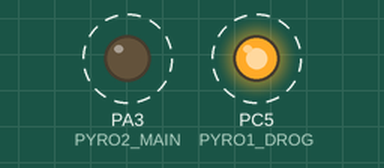
Recording of a sketch running on a simulated STM32 Blue Pill. Parts: output pins drawn as LEDs (lit = HIGH). Dashed ring = blinking.

Above: at 0.5 s.
Timing chart, 0 to 4.6 s (numbered marks = the images above):
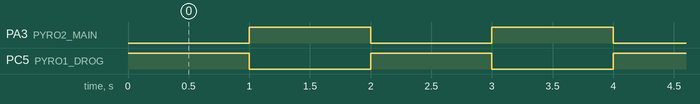

The sketch:

PYROTest.ino
```cpp
//PYRO2 TRIGGER + CONTINUITY
#define CONT2 PA2
#define PYRO2_MAIN PA3

//PYRO2 TRIGGER + CONTINUITY
#define PYRO1_DROG PC5
#define CONT1 PB0

void setup() {
  // put your setup code here, to run once:
  pinMode(PYRO2_MAIN,OUTPUT);
  pinMode(PYRO1_DROG,OUTPUT);
}

void loop() {
  // put your main code here, to run repeatedly:
  digitalWrite(PYRO1_DROG,HIGH);
  digitalWrite(PYRO2_MAIN,LOW);
  delay(1000);
  digitalWrite(PYRO2_MAIN,HIGH);
  digitalWrite(PYRO1_DROG,LOW);
  delay(1000);
}
```

Measured:
- by itself, PA3 (PYRO2_MAIN), PC5 (PYRO1_DROG): alternates HIGH for 1.0 s and LOW for 1.0 s
